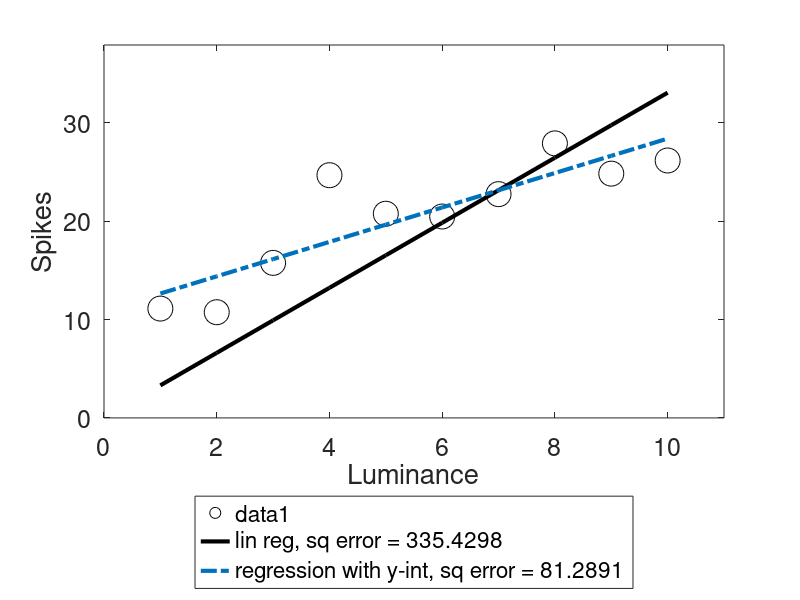
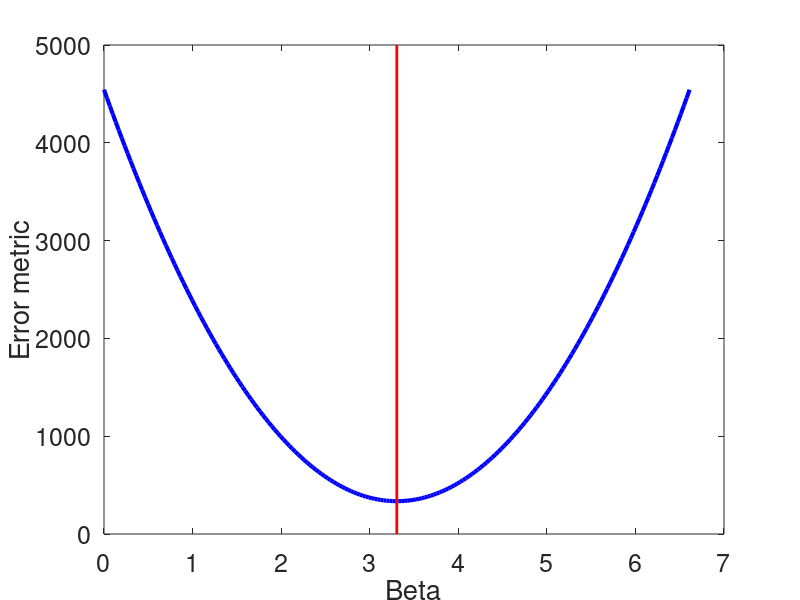
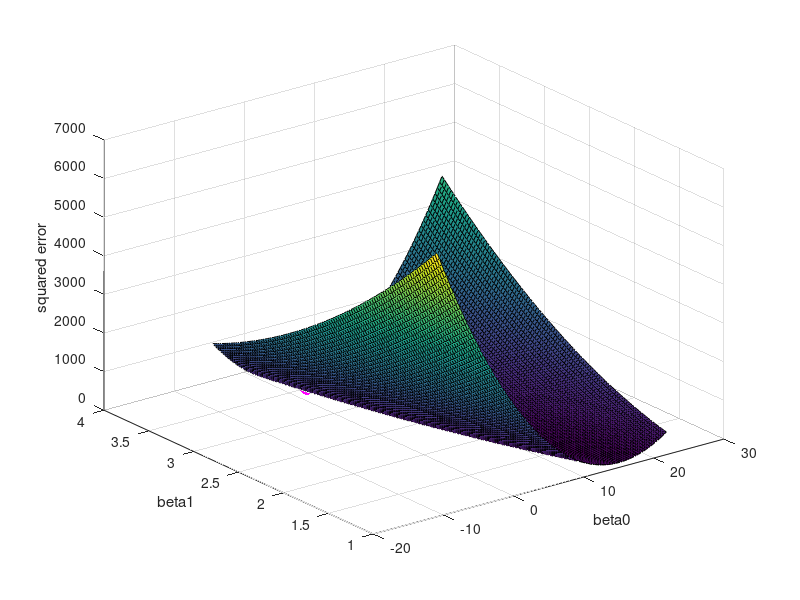

Write MATLAB code to recreate these figures, in order. (Note: this script raises an error after producing the figures.)
%% Lab 3: Linear regression and PCA
% 1 Oct 2021
% -- solutions and figures from slides-- % 
clear
close all

%% 1a. Linear Regression: Visual neuron 
% In this section, we will model the response of a simulated neuron
% responding to the luminance of a visual stimulus, and characterize its
% "spiking" with linear regression

% Create test data simulating a neuron firing in response to a light stimulus:

luminance = (1:10)'; % Arbitrary units to represent input intensities

% what is the spike response to different luminance? Model it as a linear
% amplification plus baseline and noise. Include a term to introduce
% experimental error to random trials
baseline = 10; noise = 2; amp = 2; experimentalError = (rand(10,1)>.5).*randn(10,1)*5;
spikes = (amp * luminance + baseline + randn(length(luminance),1).*noise) + experimentalError ; 


% Plot Luminance vs Spikes
figure(1); % we give these figures a designated handle so that we can repeatedly plot in them 
plot(luminance,spikes,'ko', 'MarkerSize',18); 
xlabel('Luminance')
ylabel('Spikes')
set(gca,'Fontsize',18)
set(gcf,'color','w')
xlim([0 11])
ylim([0 max(spikes)+10])

% Find a value of beta (i.e., a slope of the regression line) such that
% when it's multiplied to each of the luminance values, we minimize the
% distance to the actual measurements.
% aka we look for beta_op which minimizes ||y - betaOpt * x||^2

% Find betaOpt (optimal beta) via SVD!
[u,s,v] = svd(luminance);
sInv=1./s'; sInv(isinf(sInv))=0; % a rough pseudo-inverse of S: verify by comparing it to pinv(s)
betaOpt = v*sInv*u'*spikes;

% alternative method: (solution found by calculus)
% beta_op = ySpikes'*xLuminance / (xLuminance'*xLuminance); %Normalized projection

% Now that we have our optimal weight to scale each luminance value, how
% well does our beta do at predicting the spikes? 

prediction = luminance*betaOpt; %our prediction is multiplying each luminance value by beta
predError = spikes - prediction; % get distance between measured spikes and our model prediction
predErrorOpt = predError'*predError; % get the squared distance

% Plot our prediction
hold on
plot(luminance, prediction, 'k', 'LineWidth', 3, ...
    'DisplayName', ['lin reg, sq error = ', num2str(predErrorOpt)])
legend('location', 'southoutside')

%  Was this the best beta? 
% Test a range of other beta values to confirm that your beta truly
% minimizes ||y - betaOpt * x||^2
numBeta = 200; testBetas = linspace(0, betaOpt*2, numBeta); % Try 200 betas over a range of 0:2*betaOpt
sqrError = nan*ones(1,numBeta); % initialize 
for ii = 1:numBeta % Loop through all the betas
    prediction = testBetas(ii) .* luminance;
    % We need to now explicitly represent the distance metric
    sqrError(ii) = sum((prediction-spikes).^2); %Sum of squares
end

% now check if predErrorOpt is indeed optimal:
if min(sqrError) >= predErrorOpt 
    % if the closest error you got by force was no smaller than your calculated beta opt....
   disp('seems like we found a great solution')
end

% Now plot the error for different betas
figure(2)
plot(testBetas,sqrError,'b','linewidth',3) % plot the error of your set of test betas
line([betaOpt betaOpt], [min(ylim) max(ylim)], 'color','r','linewidth',2); % plot a line at your calculated optimal beta value
xlabel('Beta')
ylabel('Error metric')
set(gca,'fontsize',18)
set(gcf,'color','w')

%% 1b. Multiple Linear Regression: Visual neuron model with y-intercept

% What if we would like to add a y-intercept? We can do this with
% multiple linear regression if we model our independent variable (x)
% as a matrix whose columns contain the x values of the first order
% polynomial yPredicted = Beta0*x^0 + Beta1*x^1 (think y = b + mx). Solving
% this multiple linear regression will produce two beta values, Beta0 (scaling
% the y intercept term) and Beta1 (scaling the slope of the regression line)


% Create your regressor matrix and calculate the optimal betas with
% linear algebra

% create your "multivariate" data matrix X (containing x^0 and x^1 as
% columns)
X = [ones(length(luminance),1), luminance];

% Calculate betaOpt with the svd
[U, S, V] = svd(X);
SInv=1./S';
SInv(isinf(SInv))=0;
betaOptYInt = V*SInv*U'*spikes;

% Now that we have our optimal weight to scale each luminance value, and our y-interecpt, how
% well does our beta (now a vector) do at predicting the spikes? 

prediction = X*betaOptYInt; %our prediction is multiplying each luminance value by beta
predError = spikes - prediction; % get distance between measured spikes and our model prediction
predErrorOptYInt = predError'*predError; % get the squared distance

% Plot our prediction with error val
figure(1)
hold on
plot(luminance, prediction, '-.', 'LineWidth', 3, ...
    'DisplayName', ['regression with y-int, sq error = ', num2str(predErrorOptYInt)])
legend('location', 'southoutside')

% How did our beta do? Test it agaist manually 
% first, create a meshgrid of beta values (equivalent to a 2D version of
% the beta vector from the last section)

nBetas = 100;
beta0 = linspace(-betaOptYInt(1),betaOptYInt(1)*2,nBetas);
beta1 = linspace(1,betaOptYInt(2)*2,nBetas);

% now compute the errors
allerr = nan*ones(nBetas);
for ii = 1:nBetas
    for jj = 1:nBetas
        bb = [beta0(ii);beta1(jj)];
        allerr(ii,jj) = sum((X*bb-spikes).^2);
    end
end

% plot the contour and compare the old prediction error (without the
% y-int) with the new prediction error - did you do any better?
% what does it mean for our neuron that the model with the y-intercept has
% lower error?

% that there's a baseline firing rate

figure(3);
[betaX,betaY] = meshgrid(beta0,beta1);
s = surf(betaX,betaY,allerr', 'DisplayName', 'sq err');
hold on
scatter3(betaOptYInt(1), betaOptYInt(2), predErrorOptYInt, 100,'r', 'filled', ...
        'DisplayName', 'Optimal beta')
hold on
scatter3(0, betaOpt, predErrorOpt, 100,'m', 'filled', ...
        'DisplayName', 'Old optimal beta')
xlabel('beta0')
ylabel('beta1')
zlabel('squared error')
rotate3d on
alpha 0.5
s.EdgeColor = 'none';
legend('location', 'northoutside')


%% Clear your workspace and close all figures
clear all
close all

%% 2a. Multiple Linear Regression: Auditory Neuron
% Now let's try an example of multiple linear regression. The structure
% mult_linreg contains three fields: freq1, freq2 (the dB intensities of two
% frequencies of sound stimuli) and response, the response of an auditory
% neuron. 


% First, load and plot the data ( in 3D!)
load('mult_linreg.mat');

figure(3)
plot3(data.freq1, data.freq2,data.response, '.', 'MarkerSize',20, 'DisplayName', 'Auditory neuron response')
xlabel('Freq 1')
ylabel('Freq 2')
zlabel('Firing rate')
set(gca,'fontsize',18)
rotate3d on
grid on

% Perform linear regression
[U,S,V] = svd([data.freq1, data.freq2]);
SInv=1./S';
SInv(isinf(SInv))=0;
betaOpt = V*SInv*U'*data.response;

% Calculate error between the prediction frorm our model, and the measured
% values
prediction = [data.freq1, data.freq2]*betaOpt; %our prediction is multiplying each luminance value by beta
predError = data.response - prediction; % get distance between measured spikes and our model prediction
predErrorOpt = predError'*predError; % get the squared distance

% plot our linear model (it's a plane!)
x = linspace(0, max(data.freq1*1.2),100)';
y = linspace(0, max(data.freq2*1.2),100)';

[xx, yy] = meshgrid(x,y);
zz = betaOpt(1)*xx + betaOpt(2)*yy;
figure(4)
hold on
s = surf(xx,yy,zz, 'DisplayName', ['lin reg, sq error = ', num2str(predErrorOpt)]);
alpha 0.5
s.EdgeColor = 'none';
s.FaceColor = [1,.8,.9];
legend('location','northoutside')


% Was this the best beta?
% first, create vectors of your possible betas
nBetas = 200;

beta0 = linspace(0,betaOpt(1)*2,nBetas);
beta1 = linspace(0,betaOpt(2)*2,nBetas);

% now compute the errors
allerr = nan*ones(nBetas);
for ii = 1:nBetas
    for jj = 1:nBetas
        bb = [beta0(ii);beta1(jj)];
        allerr(ii,jj) = sum(([data.freq1, data.freq2]*bb-data.response).^2);
    end
end

% plot the contour!
figure(5);

% in 3D, our possible errors are a surface instead of a line. We will use
% the meshgrid function to plot this surface.

[betaX,betaY] = meshgrid(beta0,beta1);
s = surf(betaX,betaY,allerr');
xlabel('beta0')
ylabel('beta1')
zlabel('squared error')
rotate3d on
alpha 0.5;
s.EdgeColor = 'none';
hold on
scatter3(betaOpt(1), betaOpt(2), predErrorOpt, 100,'k', 'filled', ...
        'DisplayName', 'optimal beta')


%% 2b. Multiple Linear Regression: Auditory neuron with baseline firing
% What if we suspect the auditory neuron has some baseline firing rate? We
% might want to include an intercept term in our regression. We can do this
% the same way we added an intercept term to the standard linear
% regression: by adding an x^0 term to our linear regression.

% Linear Regression 
newX = [ones(length(data.freq1),1), [data.freq1, data.freq2]];
[U,S,V] = svd(newX);
SInv=1./S';
SInv(isinf(SInv))=0;
betaOpt = V*SInv*U'*data.response;

% Calculate error between the prediction frorm our model, and the measured
% values
newPrediction = newX*betaOpt; %our prediction is multiplying each luminance value by beta
newPredError = data.response - newPrediction; % get distance between measured spikes and our model prediction
newPredErrorOpt = newPredError'*newPredError; % get the squared distance

% plot our linear model (it's a plane!)

newBeta0 = linspace(0,max(data.freq1)*1.2,nBetas)';
newBeta1 = linspace(0,max(data.freq2)*1.2,nBetas)';

[newBetaX,newBetaY] = meshgrid(newBeta0,newBeta1);
newS = betaOpt(1)*ones(size(newBetaX))+ betaOpt(2)*newBetaX + betaOpt(3)*newBetaY;
figure(4)
hold on
s = surf(newBetaX,newBetaY,newS, 'DisplayName', ['lin reg + zint, sq error = ', num2str(newPredErrorOpt)]);
alpha 0.5
s.EdgeColor = 'none';
s.FaceColor = [.9,.5,.1];


% How else might you improve the fit of our surface? 

%% Tidy your workspace
clear all
close all

%% 3. Intro to PCA
% now let's look at what PCA does using a toy data set. First, load the
% sample PCA data. The columns of this matrix are the values of two
% correlated measurements (e.g. height and body weight). Load this data
% set...

load ('pca_example.mat')

% Plot the data
figure(5)
subplot(1,3,1)
plot(X(:,1),X(:,2),'k.', 'DisplayName', 'data')

% What do you notice? As a reminder, in order to calculate the
% eigenvectors, our data must be centered around the mean values of each
% variable

X = X - mean(X); %center the data and re-plot
figure(5)
subplot(1,3,1)
plot(X(:,1),X(:,2),'k.', 'DisplayName', 'data')

% Calculate the eigenvectors and eigenvalues of your data matrix

C=X'*X/(size(X,1)-1); % find the covariance matrix
[V,D]=eig(C); 
[d,ind] = sort(diag(D), 'descend'); 
% unlike the SVD, eig() does not return sorted eigenvalues
D = D(ind,ind);
V = V(:,ind);

% The columns of V are the eigenvectors (principal components axes) of our
% data matrix
PC1 =V(:,1);
PC2 = V(:,2);

% Now, plot the axes of greatest variance (the eigenvectors * eigenvalues)
v1=V(:,1)*(D(1,1)); 
v2=V(:,2)*(D(2,2));

subplot(1,3,1)
hold on
plot([0 v1(1)],[0 v1(2)],'b-', 'LineWidth', 2, 'DisplayName', 'PC 1');
hold on
plot([0 v2(1)],[0 v2(2)],'r-', 'LineWidth', 2, 'DisplayName', 'PC 2');
l = legend;
l.Position = [0.0838 0.5611 0.1782 0.2062];
axis equal
xlim([-10, 10])
ylim([-10, 10])
grid on

set(gca,'fontsize',18)

% We can use the axes we just extracted to reduce the dimensionality of our
% data (i.e., represent our data in one of the two dimensions that
% represent the greatest variance in the data set). We do this by
% projecting our data on to these principal component axes
 
projPC1 = (X*PC1)'.*PC1;
subplot(1,3,2)
plot(X(:,1),X(:,2),'k.')
hold on
scatter(projPC1(1,:), projPC1(2,:),10,'b','filled')
hold on

for ii = 1:length(X)
    plot([X(ii,1) projPC1(1,ii)], [X(ii,2) projPC1(2,ii)], 'color',[0.5, 0.5, 0.5])
end

axis equal
xlim([-10, 10])
ylim([-10, 10])
line(xlim, [0 0],'color',[.5 .5 .5]);
line([0 0], ylim,'color',[.5 .5 .5]);
grid on
title('Data projected onto 1st PC')
set(gca,'fontsize',18)


% Now project data onto second principal component

projPC2 = (X*PC2)'.*PC2;
subplot(1,3,3)
plot(X(:,1),X(:,2),'k.')
hold on
scatter(projPC2(1,:), projPC2(2,:),10,'r','filled')
hold on
for ii = 1:length(X)
    plot([X(ii,1) projPC2(1,ii)], [X(ii,2) projPC2(2,ii)], 'color',[0.5, 0.5, 0.5])
end
axis equal
xlim([-10, 10])
ylim([-10, 10])
line(xlim, [0 0],'color',[.5 .5 .5]);
line([0 0], ylim,'color',[.5 .5 .5]);
grid on
title('Data projected onto 2nd PC')
set(gca,'fontsize',18)

f = figure(5);
f.Position = [1 41 1536 748.8000];

% While we don't need to reduce the dimensionality of this data set in
% order to more easily visualize it, we might use these axes to separate
% out groups within our data. Try plotting histograms of the data along the
% X, Y, and PC1 axes. Do you see a pattern within the data?

figure
nBins = 20;
subplot(3,1,1)
histogram(X(:,1), nBins)
ylabel('counts')
title('Var 1')

subplot(3,1,2)
histogram(X(:,2), nBins)
ylabel('counts')
title('Var 2')

% now, plot a histogram of your data projected on the first principal
% component
subplot(3,1,3)
histogram(projPC1, nBins)
ylabel('counts')
title('Projection onto PC1')
%% Tidy your workspace
clear all
close all

%% 4. Dimensionality reduction via PCA: Gene expression
% We can use PCA to understand large data sets with many variables. In this
% data set, the expression levels of 208 genes has been measured under 79
% conditions. Each of these genes has also been classified with a category.
% GeneData.mat contains a struct with two fields. Let's load it and take a
% look.

% data from Brown et al 2000
load('GeneData.mat')

% The first field is the category of
% each gene (TCA: tricarboxylic acid cycle, Resp: respiration, Ribo:
% Cytoplasmatic ribosomal proteins, Prot: Proteasome, Hist: Histones)

% The second field contains the change in expression levels of each of the
% 208 genes in each of the 79 experimental condition relative to baseline.
% Increases and decreases of expression level are reported by positive and
% negative values, respectively.

categoryLabels = GeneData.geneCategory';
expression = GeneData.geneExpression';
categories = unique(categoryLabels);
numCategories = length(unique(categoryLabels));

% Make sure that your data is oriented correctly so that you reduce the
% dimension you want to reduce! Since we are trying to reduce the
% "experiment conditions" dimension, we want the experimental conditions in
% the columns of our data matrix (in other words, a 208 x 79 matrix)

% What is the interpretation of dimensional reduction along the other
% dimension (the genes?


% Consider first two experimental conditions, in a 2D scatter plot, plot
% the expression levels of condition 2 as a function of condition 1 and
% color the points according to the gene categories
colors = lines(numCategories);
figure

for c = 1:numCategories
    hold on
    cat = find(strcmp(categoryLabels,categories{c}));
    scatter(expression(cat,1), expression(cat,2), 30, colors(c,:), 'filled', 'DisplayName', categories{c})
end
legend
set(gca,'fontsize',18)
xlabel('expression under condition 1')
ylabel('expression under condition 2')

% Do you notice any structure in the data? Can you cluster the data based
% on these two conditions? 

% This doesn't seem to be very informative. We can tell the hist genes
% apart from the others, but the rest are clumped together

% Lets see if PCA can help us differentiate the groups of gene classes
% based on their change in expression over the 79 trials. To do this, we
% would like to reduce the dimensionality of the trials in order to
% visualize each gene's expression pattern in a lower dimension. 

% First, center the data (remember to correctly orient your data matrix!)

exp_centered = expression - mean(expression);

% Take SVD/compute eigenvectors of X'X 
[V,D]=eig(exp_centered'*exp_centered./78);
[d,ind] = sort(diag(D), 'descend');
D = D(ind,ind);
V = V(:,ind);

% Plot the singular values (or eigenvalues) in each principal direction
% (this captures how spread out your data is when projected down to the
% corresponding principal component)  
figure
plot(d, '.', 'MarkerSize', 20);
xlabel('principal component')
ylabel('spread')
set(gca,'fontsize',18)

% What does the data look like projected onto the first principal axes?

% Because we sorted the principal axes (eigenvectors) based on their eigenvalues, these
% axes should capture the greatest variability within the data.
projectPC12 = exp_centered*V(:,1:2);
figure
for c = 1:numCategories
    hold on
    cat = find(strcmp(categoryLabels,categories{c}));
    scatter(projectPC12(cat,1), projectPC12(cat,2), 30, colors(c,:), 'filled', 'DisplayName', categories{c})
end
legend
set(gca,'fontsize',18)
xlabel('PC1')
ylabel('PC2')

% What does the data look like in based on the last two PCs? 

%Conversely, these axes should capture the least variability within the data
projectPC12 = exp_centered*V(:,end-1:end);
figure
for c = 1:numCategories
    hold on
    cat = find(strcmp(categoryLabels,categories{c}))';
    scatter(projectPC12(cat,1), projectPC12(cat,2), 30, colors(c,:), 'filled', 'DisplayName', categories{c})
end
legend
set(gca,'fontsize',18)
xlabel('second to last PC')
ylabel('last PC')

% Project data onto first 3 principal components and show in 3d
proj_3pcs = exp_centered*V(:,1:3);
figure
for c = 1:numCategories
    hold on
    cat = find(strcmp(categoryLabels,categories{c}))';
    scatter3(proj_3pcs(cat,1), proj_3pcs(cat,2), proj_3pcs(cat,3))
end
rotate3d on
grid on
xlabel('PC1')
ylabel('PC2')
zlabel('PC3')
%% Tidy your workspace
clear all
close all

%% 5. Dimensionality reduction via PCA: Reaching task
% Now, lets use PCA to analyze neural activity in motor cortex of monkeys
% during a reaching task. First, load the reaching data set:

load ('ReachData.mat')

% This data set contains neural signals recorded in macaque motor cortex
% during a center-out reaching task. The variable "R" contains the firing
% rate of 143 neurons recording during 158 trials, while the variable
% "direction" encodes the direction of the reach on each trial (direction 1
% is rightward, direction 2 is 45 deg, direrction 3 to straight forward (90
% deg) etc). 

directions = unique(direction);
numDirections = length(unique(directions));

% We would like to capture the total response (the activity of all 143
% neurons) in a format that is easier for us to visualize and interpret
% (i.e., in 2D). Ultimately we would like to see if we can predict the
% reach condition based on this measure of neural activity. 

% Before we start decomposing our data matrix, make sure you have the data
% in the correct orientation! We want the dimension that we are going to
% reduce (in this case, the 143 neurons) as the columns of R.

R = R';

% What is the interpretation of dimensional reduction along the other
% dimension (the trials)?

% Separating the activity of each neuron across all conditions

% Can you tell the reach direction from the firing rate of just two neurons?
% In a 2D scatter plot, plot the activity of the first neuron as a function
% of the second neuron and color the points according to the different
% direction for that trial. Does it look like the responses of these two
% neurons during each reaching condition is distinct from the responses
% during other conditions?

colors = jet(numDirections); % make a color map to color code the plot based on the reach condition
figure
for d = 1:numDirections
    hold on
    dirs = find(direction == directions(d));
    scatter(R(dirs,1), R(dirs,2), 30, colors(d,:), 'filled', 'DisplayName',['direction ' num2str(directions(d))])
end
legend
xlabel('Neuron 1 Firing Rate');
ylabel('Neuron 2 Firing rate');

% Use PCA in order to visualize the data from all the neurons in a lower
% dimension, and hopefully we will be able to separate out the different
% reach conditions!

% center the data and save to variable C, then get the eigenvalues of C'C.
% The columns of V will be the principal axes
C = R-mean(R);
[V,D]=eig(C'*C);
[d,ind] = sort(diag(D), 'descend');
D = D(ind,ind);
V = V(:,ind);

% Plot the singular values (or eigenvalues) in each principal direction
% (this captures how spread out your data is when projected down to the
% corresponding principal component)  
figure
plot(d, '.', 'MarkerSize', 20);
xlabel('principal component')
ylabel('spread')
set(gca,'fontsize',18)

% What does the data look like projected onto the first two principal axes?
% This will give us a 2D plot of the data we can easily visualize. Color
% each point based on the reach condition during that trial. 
projectPC12 = R*V(:,1:2);
figure
for d = 1:numDirections
    hold on
    dirs = find(direction == directions(d));
    scatter(projectPC12(dirs,1), projectPC12(dirs,2), 30, colors(d,:), 'filled', 'DisplayName',['direction ' num2str(directions(d))])
end
legend
set(gca,'fontsize',18)
xlabel('PC1')
ylabel('PC2')

